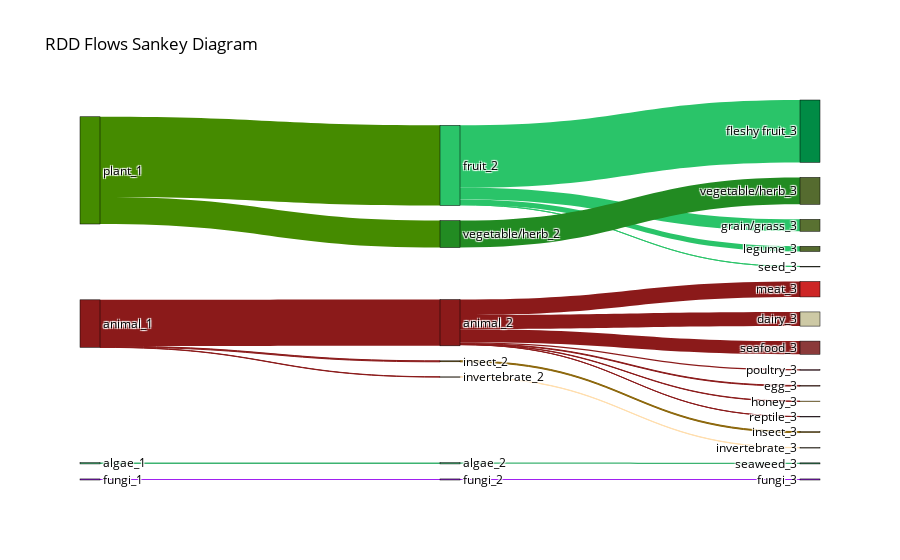

The notebook cell this image was saved under:
### Markdown cell above
---

## 7. Sankey Diagram: Hierarchical Food Flows

### Objective
Visualize how RDD counts flow through the hierarchical food ontology, showing relationships between broad categories and specific food types.


- **Node Width**: Proportional to total RDD counts at that ontology level
- **Flow Thickness**: Shows distribution of counts from general to specific categories
- **Colors**: Represent different food ontology branches (if color mapping provided)

### Parameters
- `max_hierarchy_level=3`: Show up to level 3 (broad food categories)
- `color_mapping_file`: Optional CSV defining colors for each ontology branch
- `sample`: Optional sample file can be selected to only visualize the counts for one sample

### Code cell
# Initialize visualizer with Plotly backend for interactive diagrams
visualizer = Visualizer(PlotlyBackend())

# Generate interactive Sankey diagram
visualizer.plot_sankey(
    rdd_food_nist,
    color_mapping_file=r"/home/amca2892/workspace/github.com/AlejandroMC28/gnps-rdd/rdd/data/sample_type_hierarchy.csv",
    max_hierarchy_level=3
)

### Figure 1 — Plotly figure (JSON) as saved in the notebook; plotly's stock layout.template omitted (floating-point values rounded to 4 significant figures)
{"data": [{"arrangement": "fixed", "link": {"color": ["#3CB371", "#8B1A1A", "#458B00", "#A020F0", "#8B1A1A", "#8B1A1A", "#458B00", "#8B1A1A", "#8B1A1A", "#2AC469", "#A020F0", "#2AC469", "#8B1A1A", "#8B6508", "#FFDEAD", "#2AC469", "#8B1A1A", "#8B1A1A", "#8B1A1A", "#8B1A1A", "#3CB371", "#2AC469", "#228B22"], "source": [2, 1, 0, 3, 1, 1, 0, 6, 6, 4, 10, 4, 6, 7, 8, 4, 6, 6, 6, 6, 9, 4, 5], "target": [9, 6, 4, 10, 7, 8, 5, 17, 20, 11, 26, 12, 21, 23, 24, 13, 16, 19, 22, 18, 25, 14, 15], "value": [3784, 133196, 231055, 3077, 2808, 793, 77649, 40798, 1897, 179550, 3077, 34341, 1014, 2808, 793, 14852, 44496, 3430, 370, 37903, 3092, 29, 77649]}, "node": {"color": ["#458B00", "#8B1A1A", "#3CB371", "#A020F0", "#2AC469", "#228B22", "#8B1A1A", "#8B6508", "#FFDEAD", "#3CB371", "#A020F0", "#008B45", "#597131", "#556B2F", "#69843A", "#556B2F", "#CD2626", "#CDC9A5", "#8B3A3A", "#CD919E", "#CD5B45", "#FFC125", "#8B2252", "#B8860B", "#FFDEAD", "#2E8B57", "#A020F0"], "label": ["plant_1", "animal_1", "algae_1", "fungi_1", "fruit_2", "vegetable/herb_2", "animal_2", "insect_2", "invertebrate_2", "algae_2", "fungi_2", "fleshy fruit_3", "grain/grass_3", "legume_3", "seed_3", "vegetable/herb_3", "meat_3", "dairy_3", "seafood_3", "poultry_3", "egg_3", "honey_3", "reptile_3", "insect_3", "invertebrate_3", "seaweed_3", "fungi_3"], "line": {"color": "black", "width": 0.5}, "pad": 15, "thickness": 20}, "type": "sankey"}], "layout": {"font": {"color": "black", "size": 12}, "paper_bgcolor": "white", "plot_bgcolor": "white", "title": {"text": "RDD Flows Sankey Diagram"}}}
